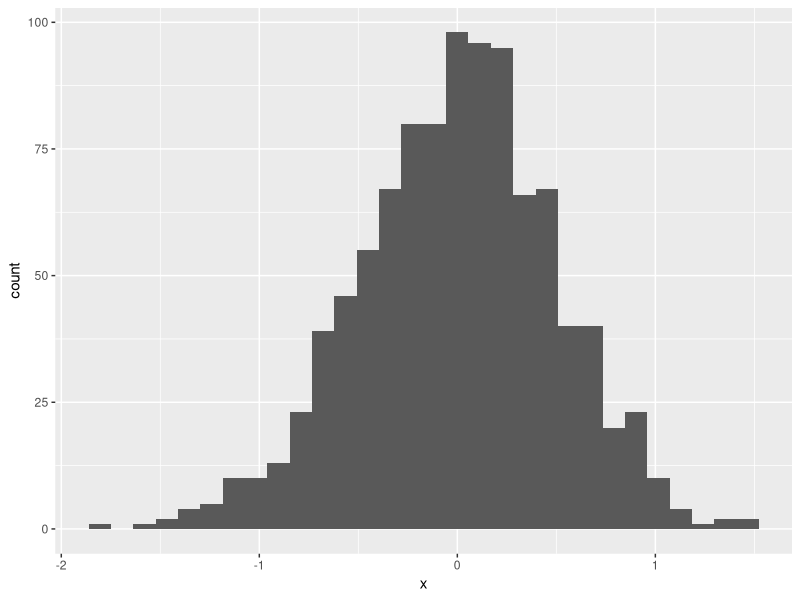
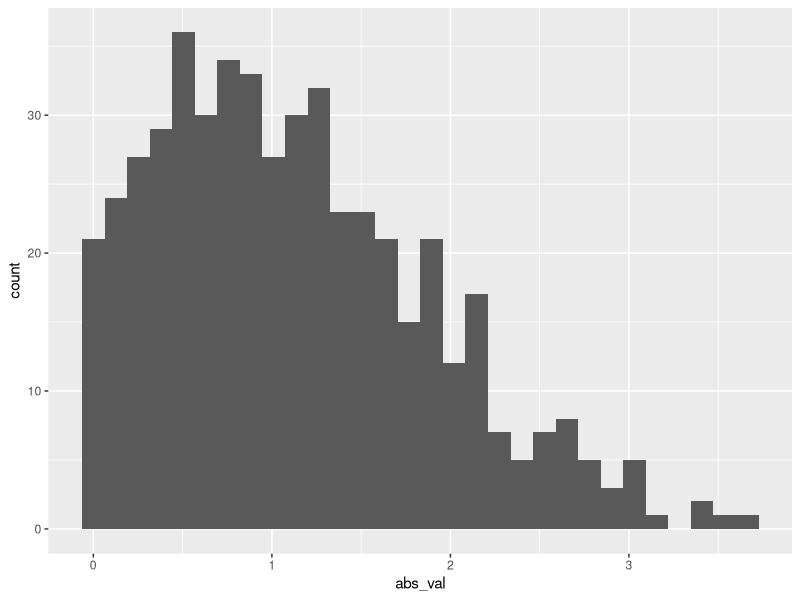

Source code (R) for these figures, in order:
## ---- chunk 1
library(tidyverse)
## ---- chunk 2
samp = rnorm(100)
length(samp)
## ---- chunk 3



##once files are in the same folder : create a new project, thing called project saves trouble
# use a folder on computer as an existing directory 

#also make sure what's inside tibble is reffed in 
#the line of code you save

plot_df = 
  tibble(
    x = rnorm(1000, sd = .5),
    y = 1 + 2 * x + rnorm(1000)
  )


plot_df = 
  tibble(
    x = rnorm(1000, sd = .5),
    y = 1 + 2 * x + rnorm(1000)
  )


plot_df ##kind of thing you can just put in console 

ggplot(plot_df, aes(x = x)) + geom_histogram()
##abv, made plot, told it x goes on x axis 
# ggplot was told to only look inside the plot 
#dataframe for the variables
## below, scatter not histo, x goes on x y goes on y

## ---- chunk 4

?rnorm##(to check what it does)
#remember to google and use the r search function
#okay to copu and paste if you understand what you're doing too 

#Write a named code chunk that creates a dataframe comprised of: a numeric variable containing a random sample of size 500 from a normal variable with mean 1; a logical vector indicating whether each sampled value is greater than zero; and a numeric vector containing the absolute value of each element. Then, produce a histogram of the absolute value variable just created. 

library(tidyverse)
set.seed(12)

learning_df = 
  tibble(
    sample = rnorm(500, mean = 1),
    gr_than_0 = sample > 0,
    abs_val = abs(sample)
  )

ggplot(learning_df, aes(x = abs_val)) + geom_histogram()
